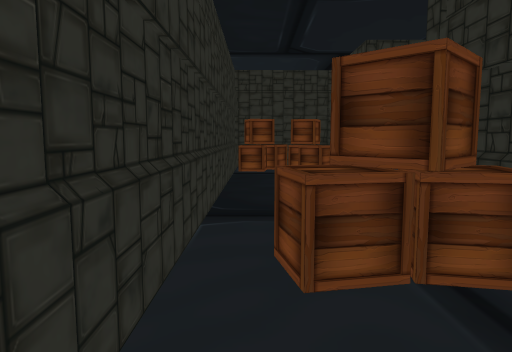
view 1 (above)

22 first-person views from a walk through a Unity game level. The camera is 1.3 m above the floor, tilts 6° down and sees 70° across. The floor is counted in squares, 1 m on a side. Each view is taken from the middle of a square. On the plan, view 1 faces up. The plan holds only what a view shows up to about 15 squares ahead; the rest is blank. The place goes on beyond the plan. The player character is not drawn. Some animated figures are left out.

view 2
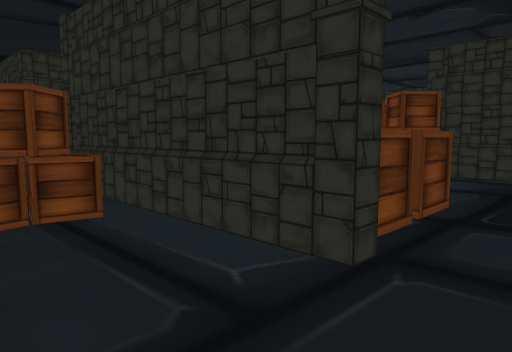

view 3
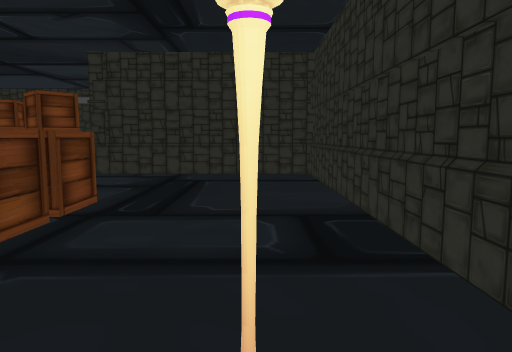

view 4
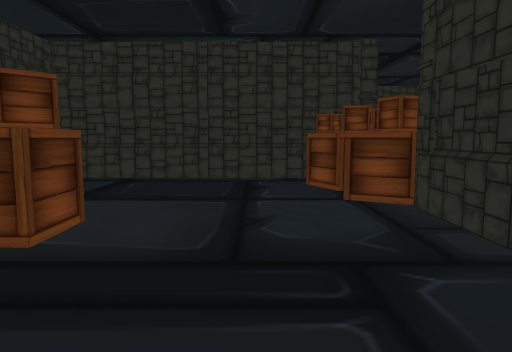

view 5
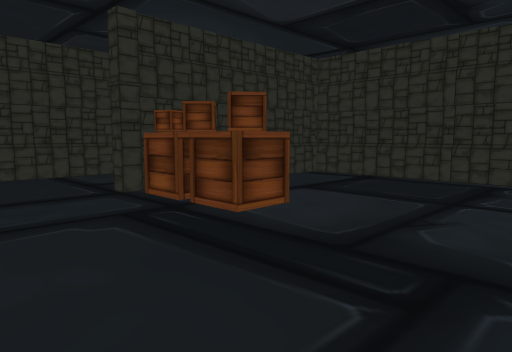

view 6
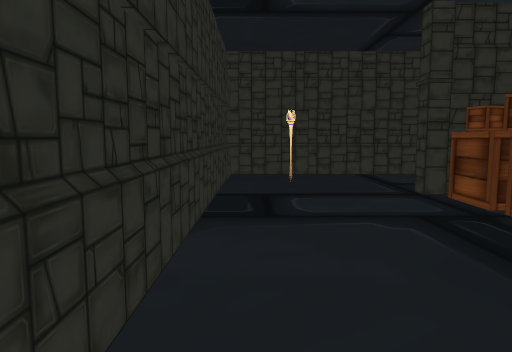

view 7
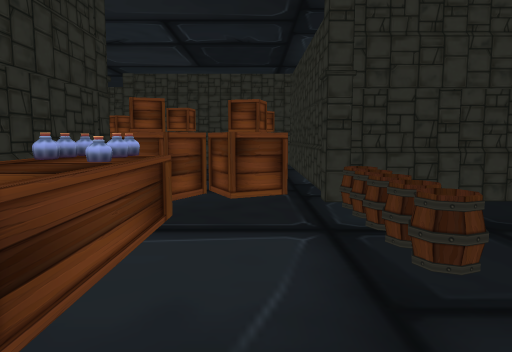

view 8
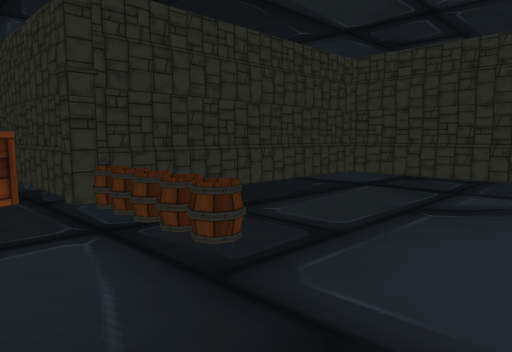

view 9
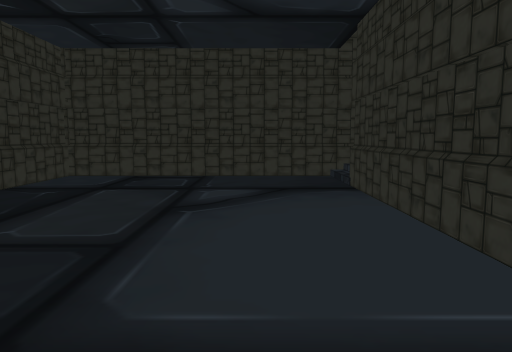

view 10
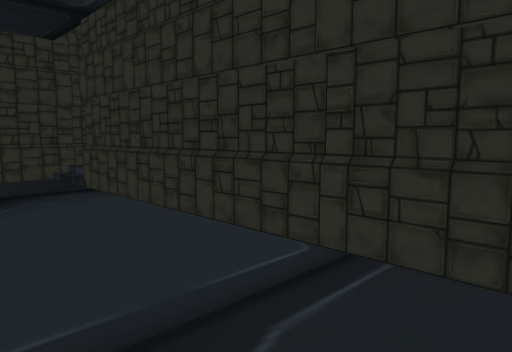

view 11
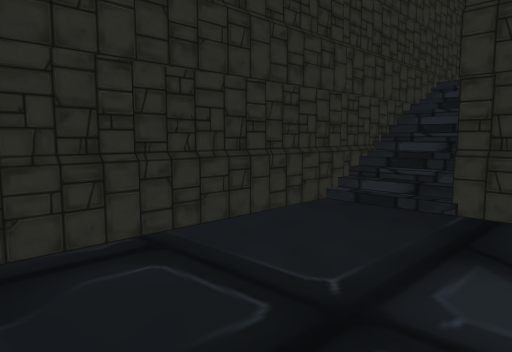

view 12
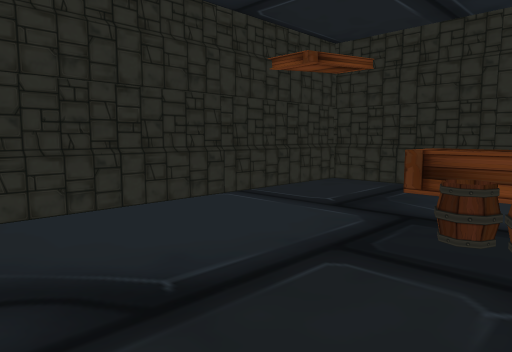

view 13
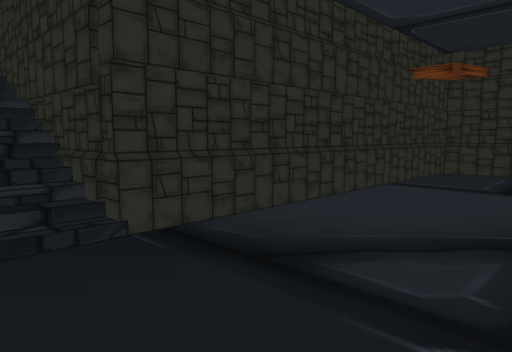

view 14
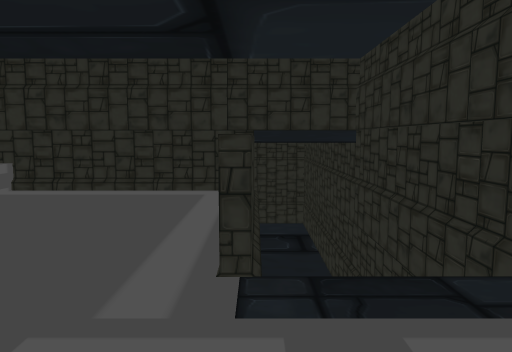

view 15
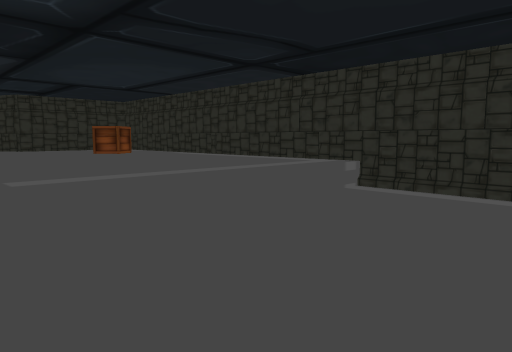

view 16
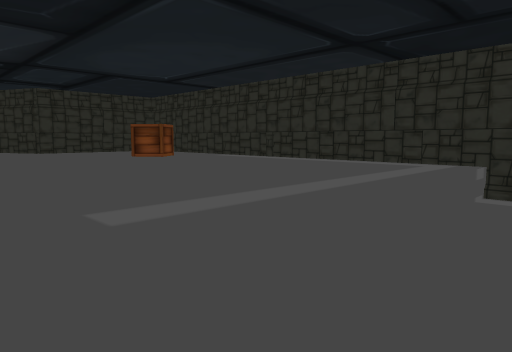

view 17
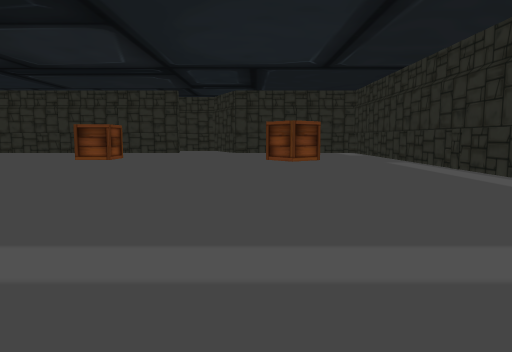

view 18
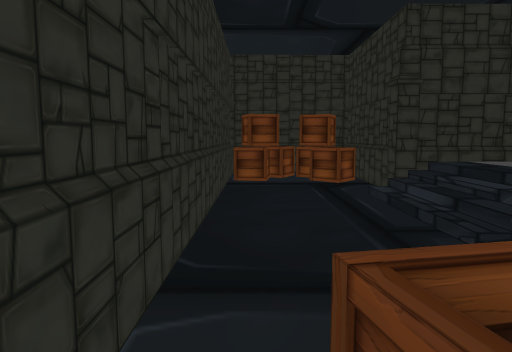

view 19
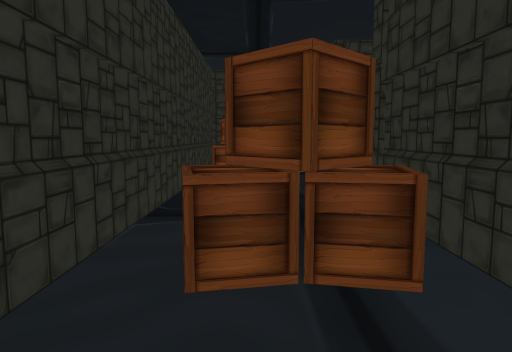

view 20
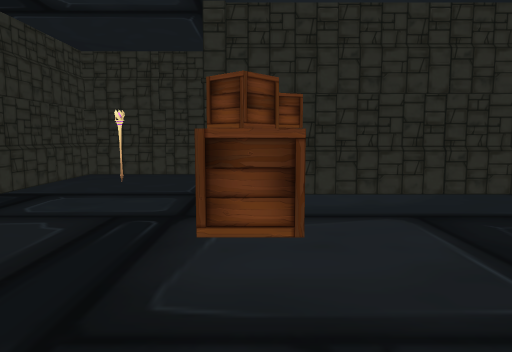

view 21
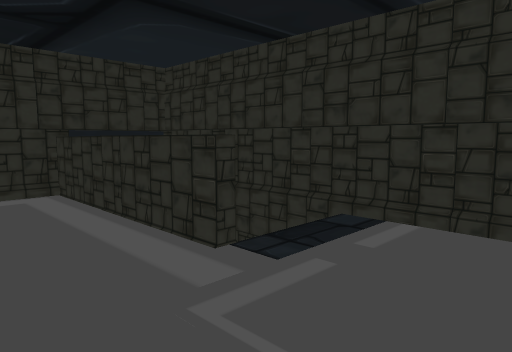

view 22
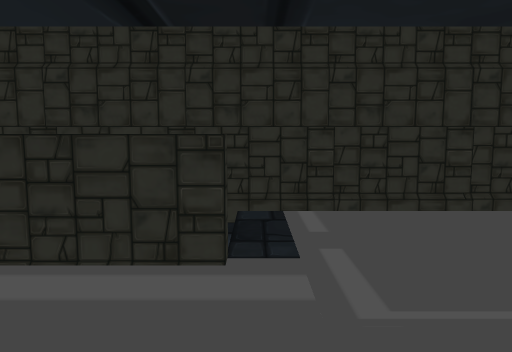

### Floor plan
Key: @ floor where view 1 was taken; # wall or solid block; . main floor; : floor 0.25 m higher than the main floor; + floor 3 m higher than the main floor; / step, stairs or slope; ^ raised ledge; O other object.
Columns run from 1 left of view 1 to 32 right of it. Each row starts with its distance up from view 1.
 17 #####         ####################
 16 #OOO#         #.........//////++++
 15 #OOO#         #........./     ++++
 14 #O.O#         #.........######O+++
 13 #...#         #.........#+++++++++
 12 #...####      #.........#++++++++
 11 #...####      #.........#+++++++++
 10 #...:         #.........#+++++++++
  9 #...:         #.........#++++++++
  8 #...:         #.........#^^^^^^^^^
  7 #...###########OOOO.....#^^^^^^^^^
  6 #...#...................#.^^^^^^^
  5 #...#........OO.........# .^^^^^^
  4 #OOO#........O..........#  .^^^^^
  3 #.OO#........OOOOOOOO...#   .^^^^
  2 #...#.........##OOOOO####    .^^^^
  1 #...#.........#               ^^^^
  0 #@..#OOOO.....#               ^^^^
 -1 #...#.OOO.....#               ^^OO
 -2 #.............#               ^^OO
 -3 #.............#               ^^^
 -4 #.#...........#               ^^^
 -5 #.............#               ^^^^
 -6 ###############               ^^##

Positions as (right, up) in squares from view 1, and headings:
1: (0, 0), facing up
2: (0, -3), facing up-right
3: (0, -4), facing right
4: (10, -5), facing up
5: (12, -5), facing up-left
6: (12, -5), facing left
7: (21, 5), facing left
8: (21, 4), facing up-left
9: (20, 4), facing up
10: (19, 4), facing up-right
11: (16, 12), facing up-right
12: (16, 12), facing down-right
13: (18, 16), facing down-right
14: (32, 14), facing left
15: (32, 13), facing down-left
16: (32, 10), facing down-left
17: (27, 9), facing down
18: (0, 3), facing up
19: (1, 0), facing up
20: (12, 0), facing left
21: (32, 11), facing up-left
22: (29, 10), facing up
